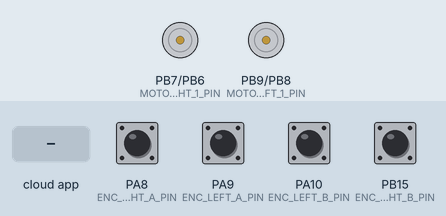
This sketch was run on a simulated STM32 Blue Pill. On the bench: motor-driver pin pairs drawn as motors (green arrow = first pin HIGH = forward, orange = second pin HIGH = backward, longer = more drive). The inputs (shaded band) are chosen by the test bench; at power-on: PA8 (ENC_RIGHT_A_PIN), PA9 (ENC_LEFT_A_PIN), PA10 (ENC_LEFT_B_PIN), PB15 (ENC_RIGHT_B_PIN) HIGH. The ROS host is connected and sends only what is stated.

Above: at 1.2 s.
1.3 s: the phone or cloud app sets linear.x to -100
At 2.5 s:
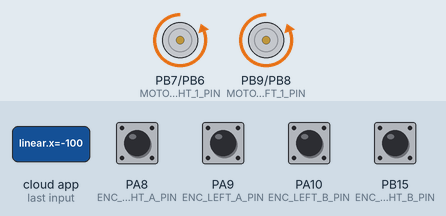
2.8 s: the phone or cloud app sets angular.z to -100
At 3.7 s:
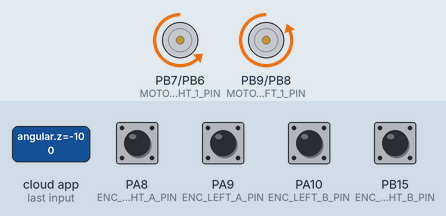
4.3 s: the phone or cloud app sets linear.x to 0
At 4.9 s:
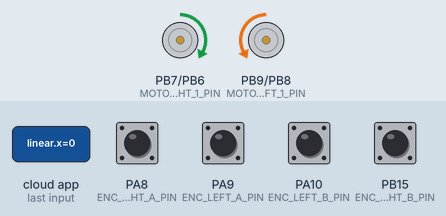
5.8 s: the phone or cloud app sets angular.z to 100
At 6.1 s:
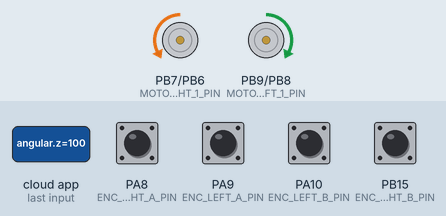
7.3 s: the phone or cloud app sets linear.x to 100
At 8.4 s:
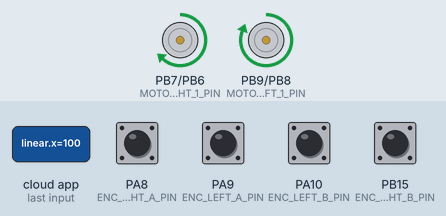
8.8 s: the phone or cloud app sets angular.z to 0
At 9.5 s:
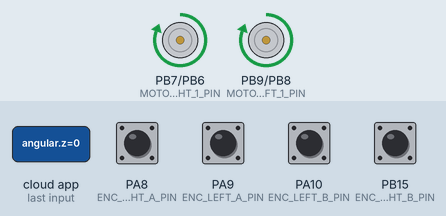
Timing chart, 0 to 11.3 s (numbered marks = the images above; inputs shaded):
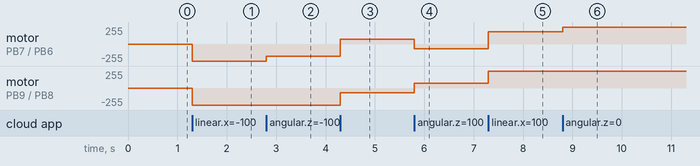

Measured:
- after the input at 1.3 s, motor on PB7 (MOTOR_RIGHT_1_PIN) / PB6 (MOTOR_RIGHT_2_PIN), motor on PB9 (MOTOR_LEFT_1_PIN) / PB8 (MOTOR_LEFT_2_PIN): stopped → backward 255/255 at once
- after the input at 2.8 s, motor on PB7 (MOTOR_RIGHT_1_PIN) / PB6 (MOTOR_RIGHT_2_PIN): backward 255/255 → backward 183/255 at once
- after the input at 4.3 s, motor on PB7 (MOTOR_RIGHT_1_PIN) / PB6 (MOTOR_RIGHT_2_PIN): backward 183/255 → forward 72/255 at once; motor on PB9 (MOTOR_LEFT_1_PIN) / PB8 (MOTOR_LEFT_2_PIN): backward 255/255 → backward 72/255 at once
- after the input at 5.8 s, motor on PB7 (MOTOR_RIGHT_1_PIN) / PB6 (MOTOR_RIGHT_2_PIN): forward 72/255 → backward 72/255 at once; motor on PB9 (MOTOR_LEFT_1_PIN) / PB8 (MOTOR_LEFT_2_PIN): backward 72/255 → forward 72/255 at once
- after the input at 7.3 s, motor on PB7 (MOTOR_RIGHT_1_PIN) / PB6 (MOTOR_RIGHT_2_PIN): backward 72/255 → forward 183/255 at once; motor on PB9 (MOTOR_LEFT_1_PIN) / PB8 (MOTOR_LEFT_2_PIN): forward 72/255 → forward 255/255 at once
- after the input at 8.8 s, motor on PB7 (MOTOR_RIGHT_1_PIN) / PB6 (MOTOR_RIGHT_2_PIN): forward 183/255 → forward 255/255 at once

The sketch:

diff_drive_1.ino
```cpp
#include <ros.h>
#include <geometry_msgs/Twist.h>
#include <std_msgs/Float32.h>

#define BAUDRATE 115200 // скорость последовательного порта
///#define DEBUG // включение режима отладки

#define MOTOR_COUNT 2 // кол-во моторов
#define ENCODER_COUNT 2 // кол-во датчиков энкодеров на каждом из моторов

#define DATA_COUNT 2 // кол-во данных (нужные, текущеного)
#define NEEDED 0     // индекс ячейки необходимого значения
#define CURRENT 1    //индекс ячейки текущеного значения

#define ENC_A 0 // индекс 1-ого датчика энкодера
#define ENC_B 1 // индекс 2-ого датчика энкодера

#define LEFT  0 // индекс левого мотора
#define RIGHT 1 // индекс правого мотора

#define FORWARD 1  // команда вперед
#define BACKWARD -1 // команда назад
#define STOP 0
/////////////////////////////////////////////////////////////////////////////////////////
#define MOTOR_LEFT_1_PIN PB9
#define MOTOR_LEFT_2_PIN PB8
#define MOTOR_LEFT_INVERSE false
#define ENC_LEFT_A_PIN PA9
#define ENC_LEFT_B_PIN PA10

#define MOTOR_RIGHT_1_PIN PB7
#define MOTOR_RIGHT_2_PIN PB6
#define MOTOR_RIGHT_INVERSE false
#define ENC_RIGHT_A_PIN PA8
#define ENC_RIGHT_B_PIN PB15
//////
#define WHEEL_DEAMETR 0.14
#define TIKS_PER_REVOLUTION 1536.0 * 2
#define BASE_WIDTH 0.285

#define PWM_MODE_16

#define PUB_TIME_MS 10

/////////////////////////////////////////////////////////////////////////////////////////

long enc_counter[MOTOR_COUNT];
unsigned long simple_enc_counter[MOTOR_COUNT];
bool sign[MOTOR_COUNT][ENCODER_COUNT];
float speed_wheel[MOTOR_COUNT];

float linear = 0;
float angular = 0;

unsigned long last_pub_time_ms = 0;

#if defined (PWM_MODE_8)
  #define PWM_MODE OUTPUT
  #define MAX_PWM 255
  #define MIN_PWM -255
  #define PWM_write(p,v) analogWrite(p,constrain(v,MIN_PWM, MAX_PWM))
#endif
#if defined (PWM_MODE_16)
  #define PWM_MODE PWM
  #define MAX_PWM 65535
  #define MIN_PWM -65535
  #define PWM_write(p,v) pwmWrite(p,constrain(v,MIN_PWM, MAX_PWM))
#endif

ros::NodeHandle nh;

void update_speeds(const geometry_msgs::Twist& vel)
{
  linear = vel.linear.x;
  angular = vel.angular.z;
}


std_msgs::Float32 right_wheel_distance_val;
std_msgs::Float32 left_wheel_distance_val;

ros::Subscriber<geometry_msgs::Twist> cmd_vel_sub("/banana_robot/cmd_vel", &update_speeds);
ros::Publisher right_wheel_distance_pub("/banana_robot/right_wheel_distance", &right_wheel_distance_val);
ros::Publisher left_wheel_distance_pub("/banana_robot/left_wheel_distance", &left_wheel_distance_val);
void setup()
{
  Serial.begin(BAUDRATE);
  pinMode(ENC_LEFT_A_PIN, INPUT);
  pinMode(ENC_LEFT_B_PIN, INPUT);
  pinMode(MOTOR_LEFT_1_PIN, PWM_MODE);
  pinMode(MOTOR_LEFT_2_PIN, PWM_MODE);

  pinMode(ENC_RIGHT_A_PIN, INPUT);
  pinMode(ENC_RIGHT_B_PIN, INPUT);
  pinMode(MOTOR_RIGHT_1_PIN, PWM_MODE);
  pinMode(MOTOR_RIGHT_2_PIN, PWM_MODE);

  sign[LEFT][ENC_A] = digitalRead(ENC_LEFT_A_PIN);
  sign[LEFT][ENC_B] = digitalRead(ENC_LEFT_B_PIN);
  sign[RIGHT][ENC_A] = digitalRead(ENC_RIGHT_A_PIN);
  sign[RIGHT][ENC_B] = digitalRead(ENC_RIGHT_B_PIN);

  attachInterrupt(ENC_LEFT_A_PIN,  left_enc_A,  CHANGE);
  attachInterrupt(ENC_LEFT_B_PIN,  left_enc_B,  CHANGE);
  attachInterrupt(ENC_RIGHT_A_PIN, right_enc_A, CHANGE);
  attachInterrupt(ENC_RIGHT_B_PIN, right_enc_B, CHANGE);

  nh.getHardware() -> setBaud(57600);
  nh.initNode();
  nh.subscribe(cmd_vel_sub);
  nh.advertise(right_wheel_distance_pub);
  nh.advertise(left_wheel_distance_pub);

  PWM_write(MOTOR_RIGHT_1_PIN, 0);
  PWM_write(MOTOR_RIGHT_2_PIN, 0);
  PWM_write(MOTOR_LEFT_1_PIN, 0);
  PWM_write(MOTOR_LEFT_2_PIN, 0);
}

void left_enc_A()
{
  sign[LEFT][ENC_A] = digitalRead(ENC_LEFT_A_PIN);
  if (sign[LEFT][ENC_B] == sign[LEFT][ENC_A])
  {
    enc_counter[LEFT]++;
  }
  else
  {
    enc_counter[LEFT]--;
  }
  simple_enc_counter[LEFT]++;
}

void left_enc_B()
{
  sign[LEFT][ENC_B] = digitalRead(ENC_LEFT_B_PIN);
  if (sign[LEFT][ENC_B] != sign[LEFT][ENC_A])
  {
    enc_counter[LEFT]++;
  }
  else
  {
    enc_counter[LEFT]--;
  }
}

void right_enc_A()
{
  sign[RIGHT][ENC_A] = digitalRead(ENC_RIGHT_A_PIN);
  if (sign[RIGHT][ENC_B] != sign[RIGHT][ENC_A])
  {
    enc_counter[RIGHT]++;
  }
  else
  {
    enc_counter[RIGHT]--;
  }
  simple_enc_counter[RIGHT]++;
}

void right_enc_B()
{
  sign[RIGHT][ENC_B] = digitalRead(ENC_RIGHT_B_PIN);
  if (sign[RIGHT][ENC_B] == sign[RIGHT][ENC_A])
  {
    enc_counter[RIGHT]++;
  }
  else
  {
    enc_counter[RIGHT]--;
  }
}

void motorLEFTrun(int pwms, int dir)
{

  if (dir ==  FORWARD)
  {
    PWM_write(MOTOR_LEFT_1_PIN, 0);
    PWM_write(MOTOR_LEFT_2_PIN, pwms);
  }
  else if (dir ==  BACKWARD)
  {
    PWM_write(MOTOR_LEFT_1_PIN, -pwms);
    PWM_write(MOTOR_LEFT_2_PIN, 0);
  }
  else if (dir == STOP)
  {
    PWM_write(MOTOR_LEFT_1_PIN, 0);
    PWM_write(MOTOR_LEFT_2_PIN, 0);
  }
}

void motorRIGHTrun(int pwms, int dir)
{

  if (dir == FORWARD)
  {
    PWM_write(MOTOR_RIGHT_1_PIN, 0);
    PWM_write(MOTOR_RIGHT_2_PIN, pwms);
  }
  else if (dir ==  BACKWARD)
  {
    PWM_write(MOTOR_RIGHT_1_PIN, -pwms);
    PWM_write(MOTOR_RIGHT_2_PIN, 0);

  }
  else if (dir == STOP)
  {
    PWM_write(MOTOR_RIGHT_1_PIN, 0);
    PWM_write(MOTOR_RIGHT_2_PIN, 0);
  }
}

double impulse2meters(float x)
{
  return (x / TIKS_PER_REVOLUTION) * PI * WHEEL_DEAMETR;
}

double impulse2rad(float x)
{
  return (x / TIKS_PER_REVOLUTION) * 2.0 * PI;
}

int getMotorValue(float value)
{
  return map(value*1000, -1000, 1000, MIN_PWM, MAX_PWM);
}

float getRotationDir(float value) {
  if (value >= 0) {
    if (value == 0) {
      return STOP;
    }
    else
    {
      return FORWARD;
    }
  }
  else
  {
    return BACKWARD;
  }
}


void loop()
{
  float V = -linear;                      //линейная скорость
  float W = angular;                     //угловая скорость
  float r = WHEEL_DEAMETR / 2.0;        //радиус колеса
  float L = BASE_WIDTH;                  //база робота

  // вычисление требуемой скорости вращения колес (рад/с)
  speed_wheel[LEFT] = r * ((1.0 / r) * V - (L / r) * W);
  speed_wheel[RIGHT] = r * ((1.0 / r) * V + (L / r) * W);

//  Serial.print(V);
//  Serial.print(" ");
//  Serial.print(W);
//  Serial.print(" ");
//  Serial.print(speed_wheel[LEFT]);
//  Serial.print(" ");
//  Serial.print(speed_wheel[RIGHT]);
//  Serial.print(" ");
//  Serial.print(getMotorValue(speed_wheel[LEFT]));
//  Serial.print(" ");
//  Serial.print(getMotorValue(speed_wheel[RIGHT]));
//  Serial.print(" ");
//  Serial.print(getRotationDir(speed_wheel[LEFT]));
//  Serial.print(" ");
//  Serial.println(getRotationDir(speed_wheel[RIGHT]));

  motorLEFTrun(getMotorValue(speed_wheel[LEFT]), getRotationDir(speed_wheel[LEFT]));
  motorRIGHTrun(getMotorValue(speed_wheel[RIGHT]), getRotationDir(speed_wheel[RIGHT]));

  if (millis() - last_pub_time_ms >= PUB_TIME_MS)
  {
    right_wheel_distance_val.data = impulse2meters(enc_counter[RIGHT]);
    left_wheel_distance_val.data = impulse2meters(enc_counter[LEFT]);

    right_wheel_distance_pub.publish(&right_wheel_distance_val);
    left_wheel_distance_pub.publish(&left_wheel_distance_val);
    last_pub_time_ms = millis();
  }
  nh.spinOnce();
}
```
